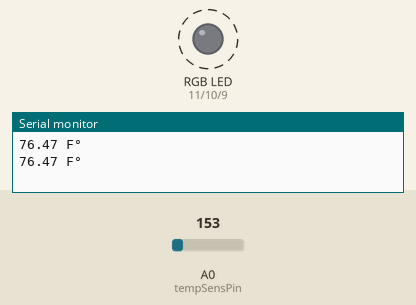
This sketch was run on a simulated Arduino Uno, built with avr-gcc and run on an emulated ATmega328P. On the bench: an RGB LED mixed from three pins (HIGH = lit), the last lines printed to the serial monitor. Dashed ring = blinking. Inputs (shaded band) come from the test bench; at power-on: A0 (tempSensPin) = 153. Dim RGB values are drawn brighter than linear.

Above: at 2.8 s.
2.9 s: A0 (tempSensPin) set to 176
At 3.3 s:
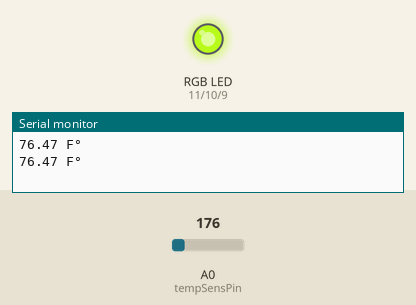
8.5 s: A0 (tempSensPin) set to 133
At 10.4 s:
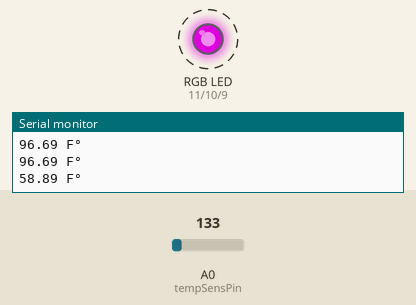
14.5 s: A0 (tempSensPin) set to 165
At 16.4 s:
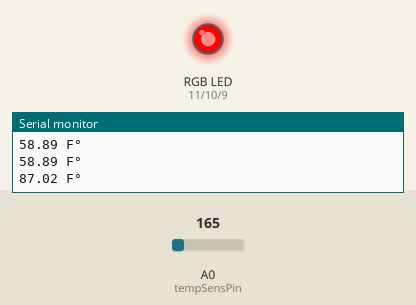
18.5 s: A0 (tempSensPin) set to 114
At 20.9 s:
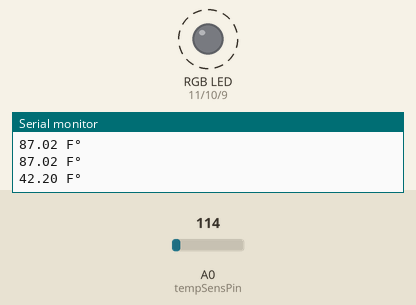
Timing chart, 0 to 23.5 s (numbered marks = the images above; inputs shaded):
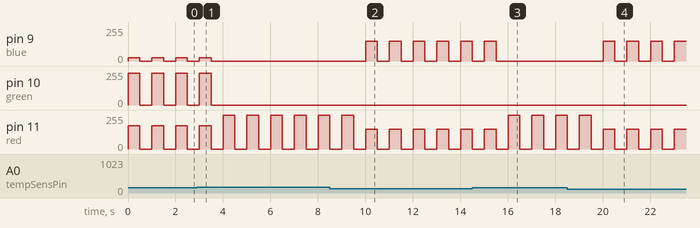

Measured:
- the behaviour switches between 160 and 161 on A0 (tempSensPin) (found by bisection; images 0 and 1)
- after the input at 2.9 s, pin 9 (blue), pin 10 (green): goes on until 3.5 s, then stays 0/255
- after the input at 8.5 s, pin 9 (blue): alternates 150/255 for 0.50 s and 0/255 for 0.50 s, starting after 1.5 s
- after the input at 14.5 s, pin 9 (blue): goes on until 15.5 s, then stays 0/255
- after the input at 18.5 s, pin 9 (blue): alternates 150/255 for 0.50 s and 0/255 for 0.50 s, starting after 1.5 s
- by itself, pin 9 (blue): alternates 26/255 for 0.50 s and 0/255 for 0.50 s
- by itself, pin 10 (green): alternates 240/255 for 0.50 s and 0/255 for 0.50 s

The sketch:

_Mood_Ring_.ino
```cpp
/*
 * When the RGB is yellow green, you are relaxed.
 * When the RGB is red, you are angry.
 * When the RGB is purple, you are sad.
 */


// temp sensor variables
int tempSensPin = A0;  // variable for the temperature sensor pin
int tempRead = 0;  // variable for the signal the sensor returns

float volt = 0.0;  // variable to calculate the voltage of the returned signal
float tempC = 0.0; // variable for celcus
float tempF = 0.0; // variable for ferenhight

int red = 11;   // red pin for RGB
int green = 10; // green pin for RGB
int blue = 9;   // blue pin for RGB

void setup() {

  Serial.begin(9600); // setup serial monitor

  // setup RGB pins as output
  pinMode(red, OUTPUT);
  pinMode(green, OUTPUT);
  pinMode(blue, OUTPUT);

}

void loop() {

  rgb(0,0,0,0); // reset RGB

  temp(); // get the tempuature

  if (tempF <= 70) {  // when the temp is , or is less than 70, blink purple

    for (int i = 0; i < 2; i++){ // do 2 times
      rgb(150,0,150,500); // turn purple for half a sec
      rgb(0,0,0,500); // trun off for half a sec
    }

  } else if (tempF > 70 && tempF <= 83 ) { // when the temp is or is more than 70, and is or is less than 83

    for (int i = 0; i < 2; i ++) { // do 2 times
      rgb(176, 240, 26, 500); // turn the rgb yellow green for half sec
      rgb(0,0,0,500); // turn RGB off for half sec
    }

  } else { // any other temp else

    for (int i = 0; i < 2; i ++){ // do 2 times
      rgb(255,0,0,500); // turn red for half a sec
      rgb(0,0,0,500); // turn off for half a sec
    }

  }

}


void rgb(int r,int g,int b, int waitTime) { // setup function

  analogWrite(red, r); // red pin
  analogWrite(green, g); // green pin
  analogWrite(blue, b); // blue pin

  delay(waitTime); // delay so the RGB has time to visabley turn on

}


void temp(){
  tempRead = analogRead(tempSensPin);  // read the sensor

  volt = (tempRead*5.0)/1024; // calculate the returned voltage of the sensor
  tempC = (volt - 0.5)*100;   // calculate celcius
  tempF = (tempC*9.0/5.0)+32.0;  // calculate farenhight

  Serial.print(tempF); // pint temperature in farenhight
  Serial.println(" F°");  // print the farenhight label

}
```
